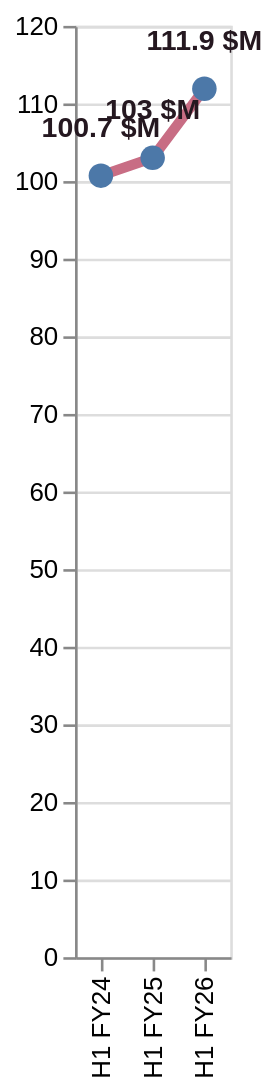

Specify this chart in Vega-Lite:
### Vega-Lite specification from a JSON file in a GitHub repository (floating-point values rounded to 4 significant figures)
{"$schema": "https://vega.github.io/schema/vega-lite/v5.json", "width": "container", "height": 360, "data": {"values": [{"Period": "H1 FY24", "Metric": "Revenue", "Value": 100.7, "Unit": "$M"}, {"Period": "H1 FY25", "Metric": "Revenue", "Value": 103.0, "Unit": "$M"}, {"Period": "H1 FY26", "Metric": "Revenue", "Value": 111.9, "Unit": "$M"}, {"Period": "H1 FY24", "Metric": "Underlying EBITDA", "Value": 2.4, "Unit": "$M"}, {"Period": "H1 FY25", "Metric": "Underlying EBITDA", "Value": 3.6, "Unit": "$M"}, {"Period": "H1 FY26", "Metric": "Underlying EBITDA", "Value": 4.1, "Unit": "$M"}, {"Period": "H1 FY24", "Metric": "Gross margin", "Value": 33.5, "Unit": "%"}, {"Period": "H1 FY25", "Metric": "Gross margin", "Value": 36.2, "Unit": "%"}, {"Period": "H1 FY26", "Metric": "Gross margin", "Value": 35.0, "Unit": "%"}, {"Period": "H1 FY24", "Metric": "Marketing spend", "Value": 13.8, "Unit": "% of revenue"}, {"Period": "H1 FY25", "Metric": "Marketing spend", "Value": 13.5, "Unit": "% of revenue"}, {"Period": "H1 FY26", "Metric": "Marketing spend", "Value": 8.3, "Unit": "% of revenue"}, {"Period": "H1 FY24", "Metric": "Customer acquisition cost", "Value": 77.0, "Unit": "$"}, {"Period": "H1 FY25", "Metric": "Customer acquisition cost", "Value": 75.0, "Unit": "$"}, {"Period": "H1 FY26", "Metric": "Customer acquisition cost", "Value": 33.0, "Unit": "$"}, {"Period": "H1 FY24", "Metric": "New customers", "Value": 181.6, "Unit": "K"}, {"Period": "H1 FY25", "Metric": "New customers", "Value": 182.1, "Unit": "K"}, {"Period": "H1 FY26", "Metric": "New customers", "Value": 221.7, "Unit": "K"}]}, "params": [{"name": "metric", "value": "Revenue", "bind": {"input": "select", "options": ["Revenue", "Underlying EBITDA", "Gross margin", "Marketing spend", "Customer acquisition cost", "New customers"], "name": "Metric: "}}], "transform": [{"filter": "datum.Metric == metric"}, {"calculate": "datum.Value + ' ' + datum.Unit", "as": "Display"}], "layer": [{"mark": {"type": "line", "point": {"filled": true, "size": 90}, "strokeWidth": 4, "color": "#C86D84"}, "encoding": {"x": {"field": "Period", "type": "ordinal", "axis": {"title": null}}, "y": {"field": "Value", "type": "quantitative", "axis": {"title": null}}, "tooltip": [{"field": "Metric"}, {"field": "Period"}, {"field": "Display", "title": "Value"}]}}, {"mark": {"type": "text", "dy": -18, "fontWeight": "bold", "color": "#251820"}, "encoding": {"x": {"field": "Period", "type": "ordinal"}, "y": {"field": "Value", "type": "quantitative"}, "text": {"field": "Display"}}}]}
